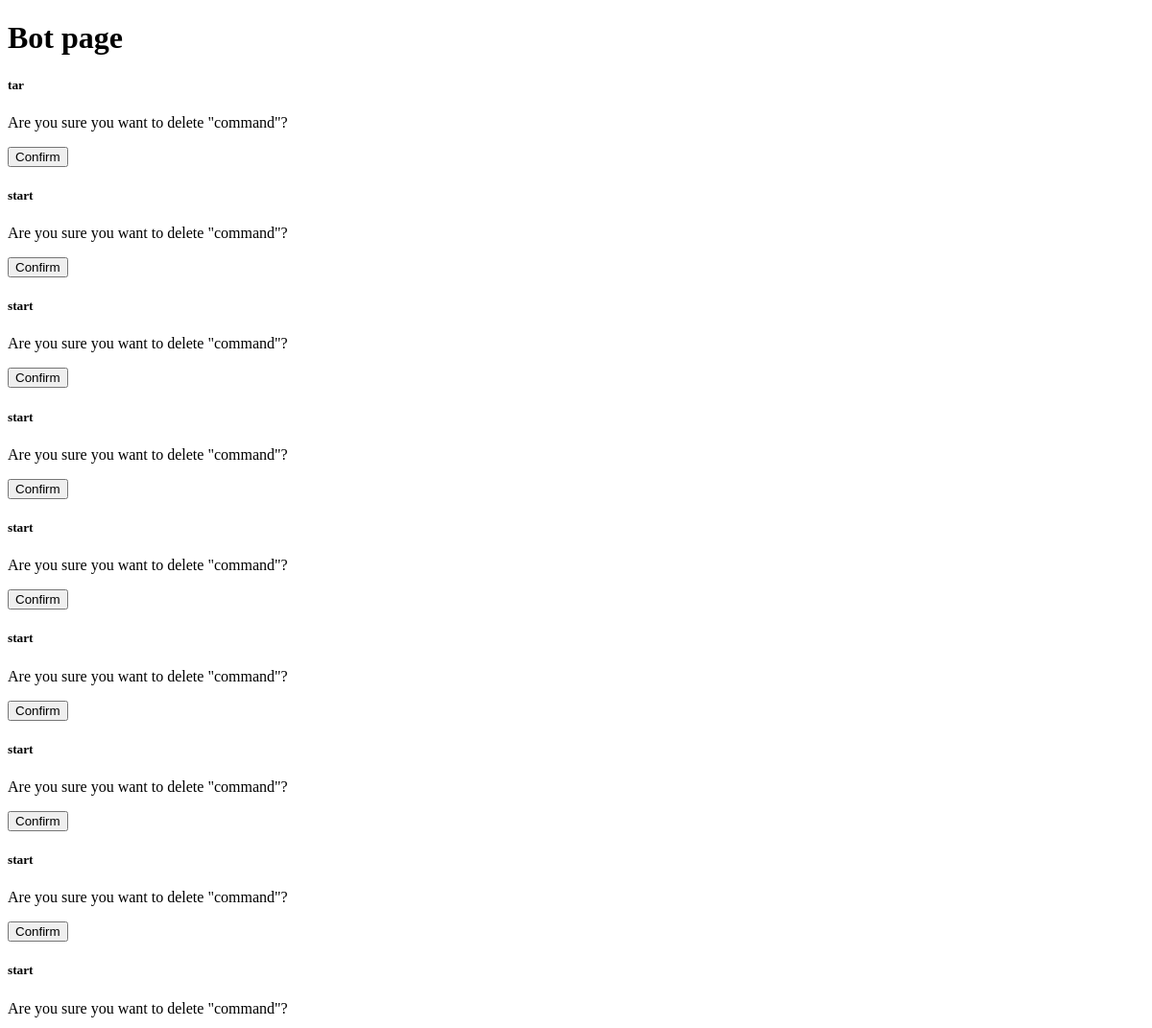
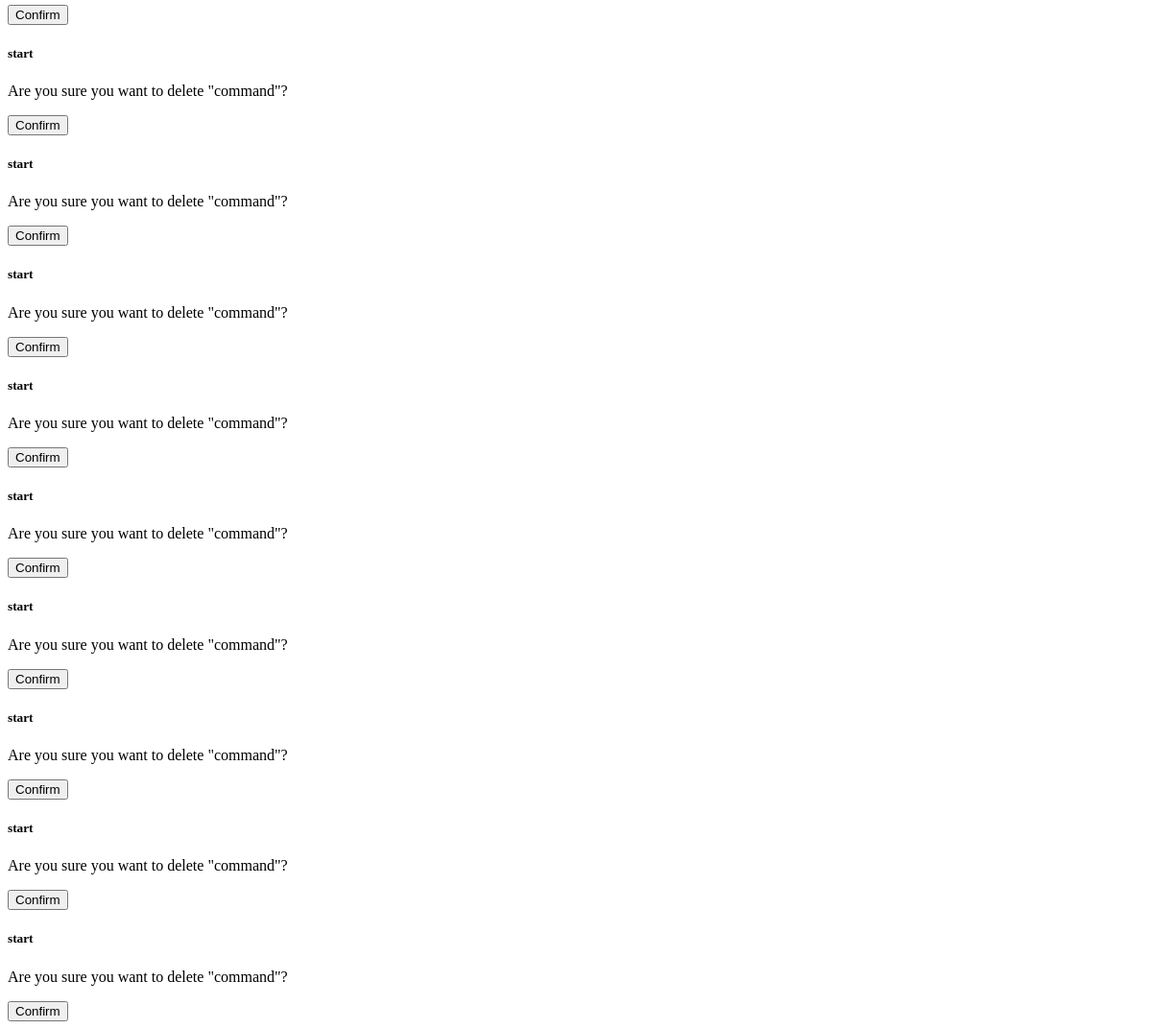
Before: /bots/bot_username/ with the older database file (2 pictures, top to bottom).
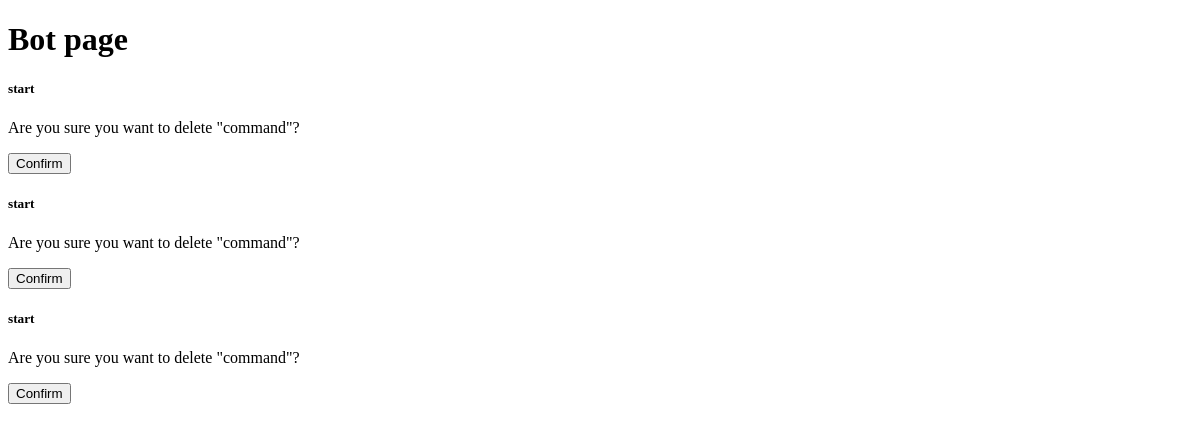
After: the same page with the newer database file.
### constructor/models.py (models this page shows)
class Command(models.Model):
    bot_name = models.CharField('Name', max_length=30) # Будет вылазить выбор всех ботов пользователя
    bot_token = models.CharField('Token', default=None, max_length=30)
    type = models.CharField('Type', default='command', max_length=10) # Тип команды бота
    message = models.CharField('', default='Target message', max_length=10) # Команда которая будет писаться через слеш
    answer = models.TextField('Answer', max_length=255) # Ответ на эту команду
    creating_date = models.DateTimeField('Date of changing', null=True, auto_now=True) # Дата изменения бота (создания новой команды)
    def __str__(self):
        return self.type
    class Meta:
        verbose_name = 'Command'
        verbose_name_plural = 'Commands'
        ordering = ['creating_date']

### constructor/views.py (the view)
# urls.py: path('<str:pk>/', BotEdit.as_view(), name='bot-edit-page'),
class BotEdit(DetailView):
    template_name = 'constructor/bot.html'
    def get(self, request, pk):
        return render(request,
                      self.template_name,
                      context={
                          "commands": Command.objects.all().filter(bot_name=pk)
                      }
                      )

### constructor/templates/constructor/bot.html (shortened to what this page needs)
<!DOCTYPE html>
<html lang="en">
<head>
</head>
<body>
    <h1>Bot page</h1>
    {% for command in commands %}
        <h5>{{ command.message }}</h5>
        <form action="{% url 'command-delete-page' command.id %}" method="post">{% csrf_token %}
            <p>Are you sure you want to delete "{{ command }}"?</p>
            <input type="submit" value="Confirm">
        </form>
    {% endfor %}
</body>
</html>

Changed rows visible on the page:
removed Command: message "tar", type "command"
removed Command: message "start", type "command"
removed Command: message "start", type "command"
removed Command: message "start", type "command"
removed Command: message "start", type "command"
removed Command: message "start", type "command"
removed Command: message "start", type "command"
removed Command: message "start", type "command"
removed Command: message "start", type "command"
removed Command: message "start", type "command"
removed Command: message "start", type "command"
removed Command: message "start", type "command"
removed Command: message "start", type "command"
removed Command: message "start", type "command"
removed Command: message "start", type "command"
